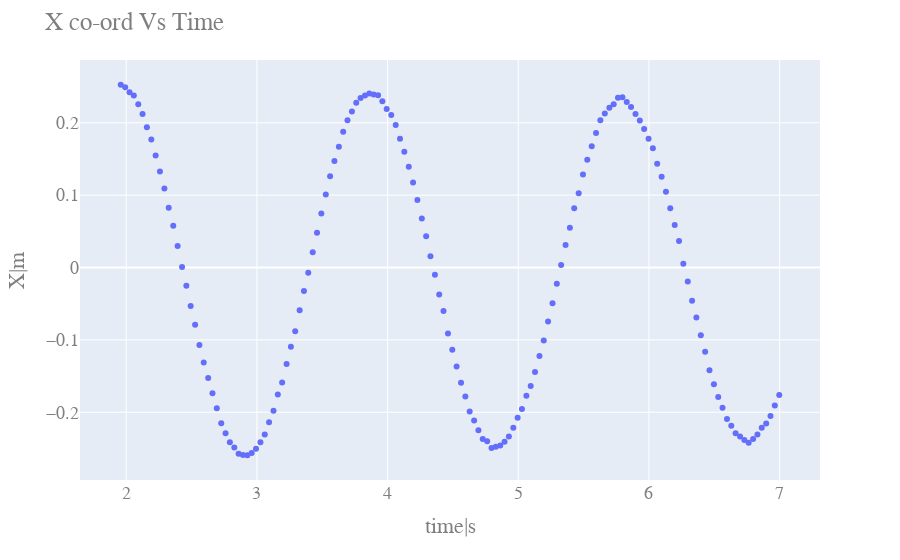

Source (notebook cell):
### Code cell
CreateScatterGraph(Data1.Time,Data1.X,"X co-ord Vs Time","time|s","X|m")

### Figure 1 — Plotly figure (JSON) as saved in the notebook; plotly's stock layout.template omitted (floating-point values rounded to 4 significant figures; data arrays with more than 128 entries replaced by an {"elided": "..."} marker saying what was removed)
{"data": [{"hovertemplate": "x=%{x}<br>y=%{y}<extra></extra>", "legendgroup": "", "marker": {"color": "#636efa", "symbol": "circle"}, "mode": "markers", "name": "", "showlegend": false, "type": "scatter", "x": {"elided": "152 float values"}, "xaxis": "x", "y": {"elided": "152 float values"}, "yaxis": "y"}], "layout": {"font": {"color": "#7f7f7f", "family": "Courier New, monospace", "size": 18}, "legend": {"tracegroupgap": 0}, "margin": {"t": 60}, "title": {"text": "X co-ord Vs Time"}, "xaxis": {"anchor": "y", "domain": [0, 1], "title": {"text": "time|s"}}, "yaxis": {"anchor": "x", "domain": [0, 1], "title": {"text": "X|m"}}}}
